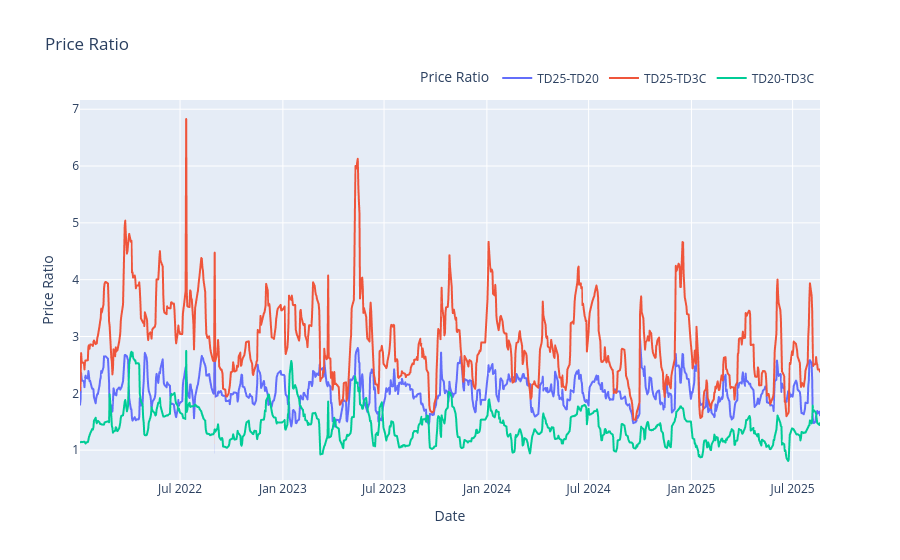

Notebook code cell kept with this figure:
### Code cell
df = data.copy()
df = df.pivot(index='date', columns='instrument', values='price')
df['TD25-TD20'] = df['TD25'] / df['TD20']
df['TD25-TD3C'] = df['TD25'] / df['TD3C']
df['TD20-TD3C'] = df['TD20'] / df['TD3C']

fig = px.line(df, x=df.index, y=['TD25-TD20', 'TD25-TD3C', 'TD20-TD3C'], title='Price Ratio')
#put axis labels at top of graph
fig.update_layout(xaxis_title='Date', yaxis_title='Price Ratio', legend_title='Price Ratio', legend=dict(orientation='h', yanchor='bottom', y=1.02, xanchor='right', x=1))
fig.show()

### Figure 1 — Plotly figure (JSON) as saved in the notebook; plotly's stock layout.template omitted (floating-point values rounded to 4 significant figures; data arrays with more than 128 entries replaced by an {"elided": "..."} marker saying what was removed)
{"data": [{"hovertemplate": "variable=TD25-TD20<br>date=%{x}<br>value=%{y}<extra></extra>", "legendgroup": "TD25-TD20", "line": {"color": "#636efa", "dash": "solid"}, "marker": {"symbol": "circle"}, "mode": "lines", "name": "TD25-TD20", "showlegend": true, "type": "scattergl", "x": {"elided": "895 str values"}, "xaxis": "x", "y": {"elided": "895 float values"}, "yaxis": "y"}, {"hovertemplate": "variable=TD25-TD3C<br>date=%{x}<br>value=%{y}<extra></extra>", "legendgroup": "TD25-TD3C", "line": {"color": "#EF553B", "dash": "solid"}, "marker": {"symbol": "circle"}, "mode": "lines", "name": "TD25-TD3C", "showlegend": true, "type": "scattergl", "x": {"elided": "895 str values"}, "xaxis": "x", "y": {"elided": "895 float values"}, "yaxis": "y"}, {"hovertemplate": "variable=TD20-TD3C<br>date=%{x}<br>value=%{y}<extra></extra>", "legendgroup": "TD20-TD3C", "line": {"color": "#00cc96", "dash": "solid"}, "marker": {"symbol": "circle"}, "mode": "lines", "name": "TD20-TD3C", "showlegend": true, "type": "scattergl", "x": {"elided": "895 str values"}, "xaxis": "x", "y": {"elided": "895 float values"}, "yaxis": "y"}], "layout": {"legend": {"orientation": "h", "title": {"text": "Price Ratio"}, "tracegroupgap": 0, "x": 1, "xanchor": "right", "y": 1.02, "yanchor": "bottom"}, "title": {"text": "Price Ratio"}, "xaxis": {"anchor": "y", "domain": [0, 1], "title": {"text": "Date"}}, "yaxis": {"anchor": "x", "domain": [0, 1], "title": {"text": "Price Ratio"}}}}
